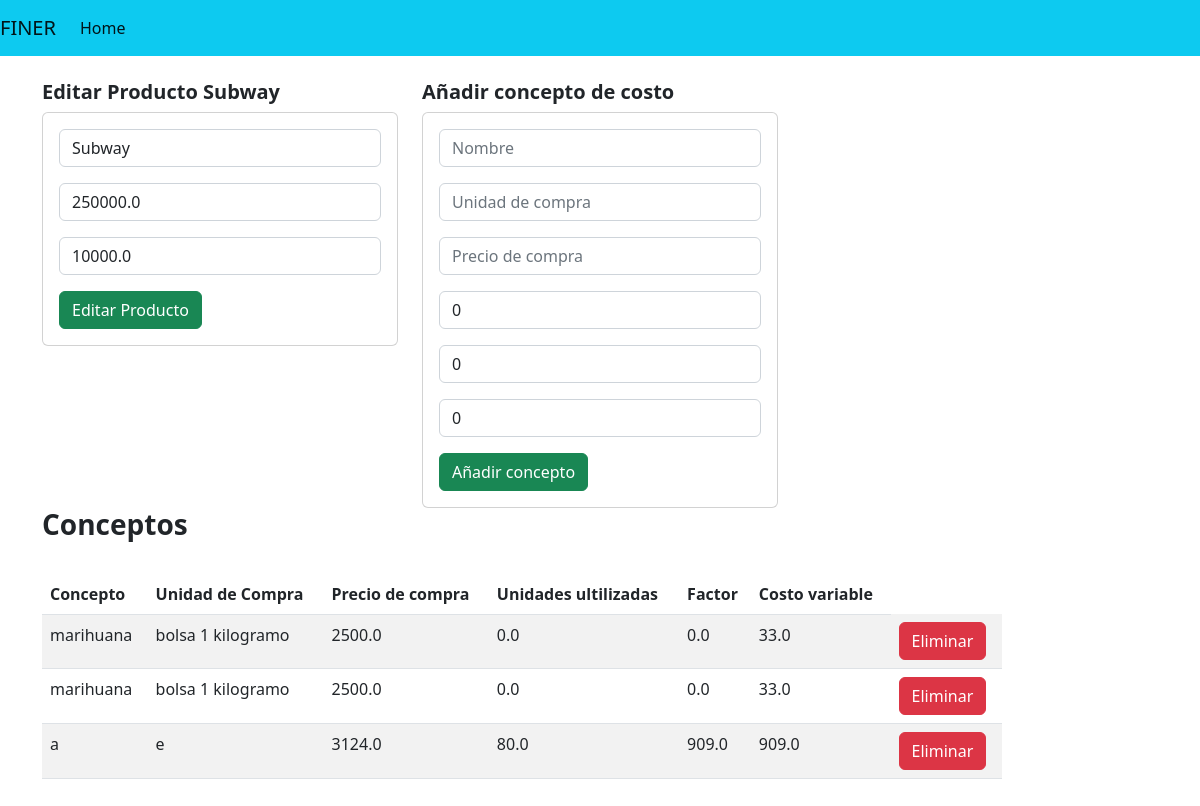
The app's page /productos/editar/12, older data.
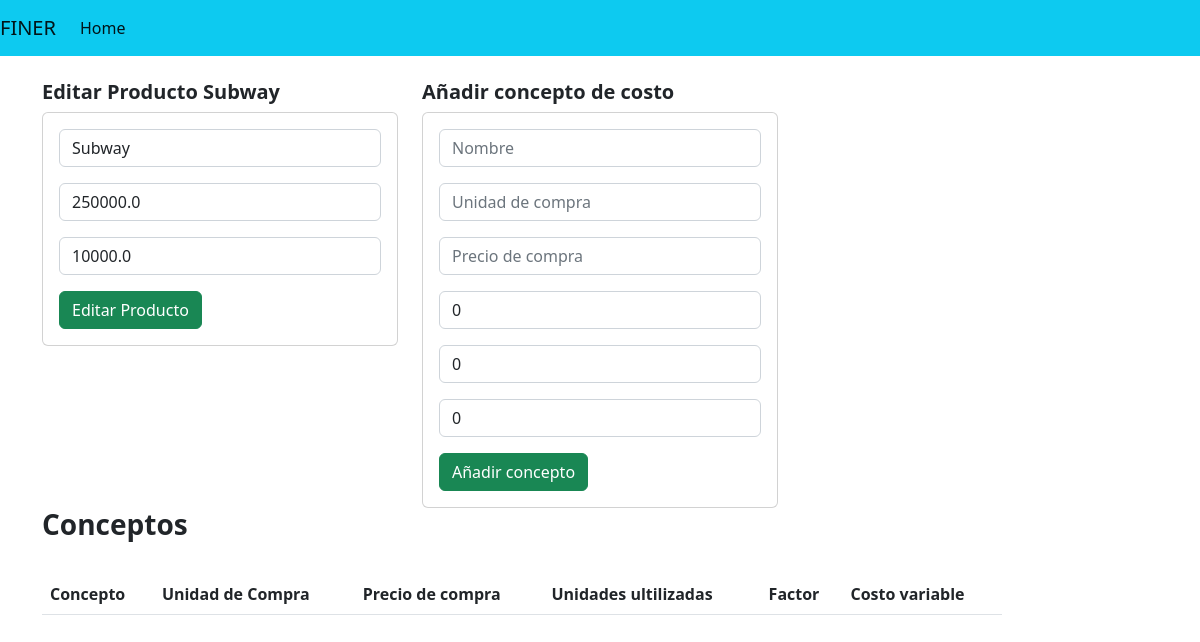
The same page, newer data.
### FinerApp/models.py (models this page shows)
class Concepto(models.Model):
   producto_id = models.ForeignKey(Producto, on_delete=models.CASCADE,blank=True)
   nombreConcepto = models.CharField(max_length=50)
   unidad_compra = models.CharField(max_length=30)
   precio_compra = models.DecimalField(max_digits=10,decimal_places=1)
   unidad_ultilizada = models.DecimalField(max_digits=10,decimal_places=1,default=0)
   factor = models.DecimalField(max_digits=10,decimal_places=1,default=0)
   costo_variable = models.DecimalField(max_digits=10,decimal_places=1,default=0)

### FinerApp/views.py (the view, shortened to what this page needs)
# urls.py: path('productos/editar/<producto_id>', views.editar_producto, name = 'editar_producto'),
def editar_producto(request,producto_id,empresa_id=1):
   tipoEmpresa = Empresa.objects.get(id=empresa_id).tipo_empresa
   producto = Producto.objects.get(id = producto_id)
   data = {"producto":producto,'tipoEmpresa':tipoEmpresa}
   if request.method == 'GET':
      if tipoEmpresa == 'productor':
         conceptos = Concepto.objects.filter(producto_id=producto_id)
         formConcepto = FormConcepto()
         data['conceptos'] = conceptos
         data['formConcepto'] = formConcepto
   data['form'] = FormProducto(instance=producto)
   return render(request, "editar_producto.html",data)

### FinerApp/forms.py
class FormProducto(forms.ModelForm):
   class Meta:
      model = Producto
      fields = [
         'nombre',
         'c_v_u',
         'p_v_u',
         'participacion_ventas',
      ]
      labels = {
         'nombre': 'Nombre',
         'c_v_u': 'Costo variable unitario',
         'p_v_u': 'Precio variable unitario',
         'participacion_ventas':'Participacion ventas'
      }
      widgets = {
         'nombre':forms.TextInput(attrs={'class':'form-control','placeholder':labels['nombre']}),
         'c_v_u':forms.TextInput(attrs={'class':'form-control','placeholder':labels['c_v_u']}),
         'p_v_u': forms.TextInput(attrs={'class':'form-control','placeholder':labels['p_v_u']}),
         'participacion_ventas': forms.TextInput(attrs={'class':'form-control','placeholder':labels['participacion_ventas']}),
      }

### FinerApp/templates/editar_producto.html (shortened to what this page needs)
{% extends "base.html" %}
{% block contenido %}
<div class="row">
   <div class = "col-sm-12 col-md-6 col-lg-4 col-xl-4 mb-4">
      <h5><strong>Editar Producto {{producto.nombre}}</strong></h5>
         <div class ="card">
            <div class= "card-body">
               <form action=" {% url 'editar_producto' producto.id %}" method = "POST">
                  <div class = "form-group mb-3">
                     {{form.nombre}}
                  </div>
                  <div class = "form-group mb-3">
                     {{form.p_v_u}}
                  </div>
                  <div class="form-group mb-3">
                     {{form.participacion_ventas}}
                  </div>
                  <div class = "form-group">
                     <button type= "submit" class= "btn btn-success btn-block text-white">Editar Producto</button>
                  </div>
               </form>
            </div>
         </div>
      </div>
   {%if tipoEmpresa == 'productor'%}
   <div class = "col-sm-12 col-md-6 col-lg-4 col-xl-4 ">
      <h5><strong>Añadir concepto de costo</strong></h5>
         <div class ="card">
            <div class= "card-body">
               <form action="{% url 'añadir_concepto' producto.id %}" method = "POST">
                  <div class = "form-group mb-3">
                     {{formConcepto.nombreConcepto}}
                  </div>
                  <div class = "form-group mb-3">
                     {{formConcepto.unidad_compra}}
                  </div>
                  <div class = "form-group mb-3">
                     {{formConcepto.precio_compra}}
                  </div>
                  <div class="form-group mb-3">
                     {{formConcepto.unidad_ultilizada}}
                  </div>
                  <div class="form-group mb-3">
                     {{formConcepto.factor}}
                  </div>
                  <div class="form-group mb-3">
                     {{formConcepto.costo_variable}}
                  </div>
                  <div class = "form-group">
                     <button type= "submit" class= "btn btn-success btn-block text-white">Añadir concepto</button>
                  </div>
               </form>
            </div>
         </div>
      </div>
</div>
{% endif %}
{%if tipoEmpresa == 'productor'%}
   <div class = "col-sm-12 col-md-6 col-lg-8 col-xl-8 ">
      <h3><strong>Conceptos</strong></h3>
      <div class = "table-responsive py-2 " style="width: 80vw">
         <table style class = "table table-striped" >
            <thead>
               <th>Concepto</th>
               <th>Unidad de Compra</th>
               <th>Precio de compra</th>
               <th>Unidades ultilizadas</th>
               <th>Factor</th>
               <th>Costo variable</th>
            </thead>
            <tbody>
               <ul>
                  {% for c in conceptos %}
                  <tr>
                  <td>{{c.nombreConcepto}}</td>
                  <td>{{c.unidad_compra}}</td>
                  <td>{{c.precio_compra}}</td>
                  <td>{{c.unidad_ultilizada}}</td>
                  <td>{{c.factor}}</td>
                  <td>{{c.costo_variable}}</td>
                  <td><a href = "{% url 'eliminar_concepto' c.id %}" class= "btn btn-danger">Eliminar</a></td>
                  </tr>
                  {% endfor%}
               </ul>
            </tbody>
         </table>
      </div>
   </div>
{% endif %}
</div>
{% endblock %}

Row changes from the older to the newer data that the page shows:
removed Concepto: nombreConcepto "marihuana", unidad_compra "bolsa 1 kilogramo", precio_compra "2500.0", unidad_ultilizada "0.0", factor "0.0", costo_variable "33.0"
removed Concepto: nombreConcepto "marihuana", unidad_compra "bolsa 1 kilogramo", precio_compra "2500.0", unidad_ultilizada "0.0", factor "0.0", costo_variable "33.0"
removed Concepto: nombreConcepto "a", unidad_compra "e", precio_compra "3124.0", unidad_ultilizada "80.0", factor "909.0", costo_variable "909.0"
